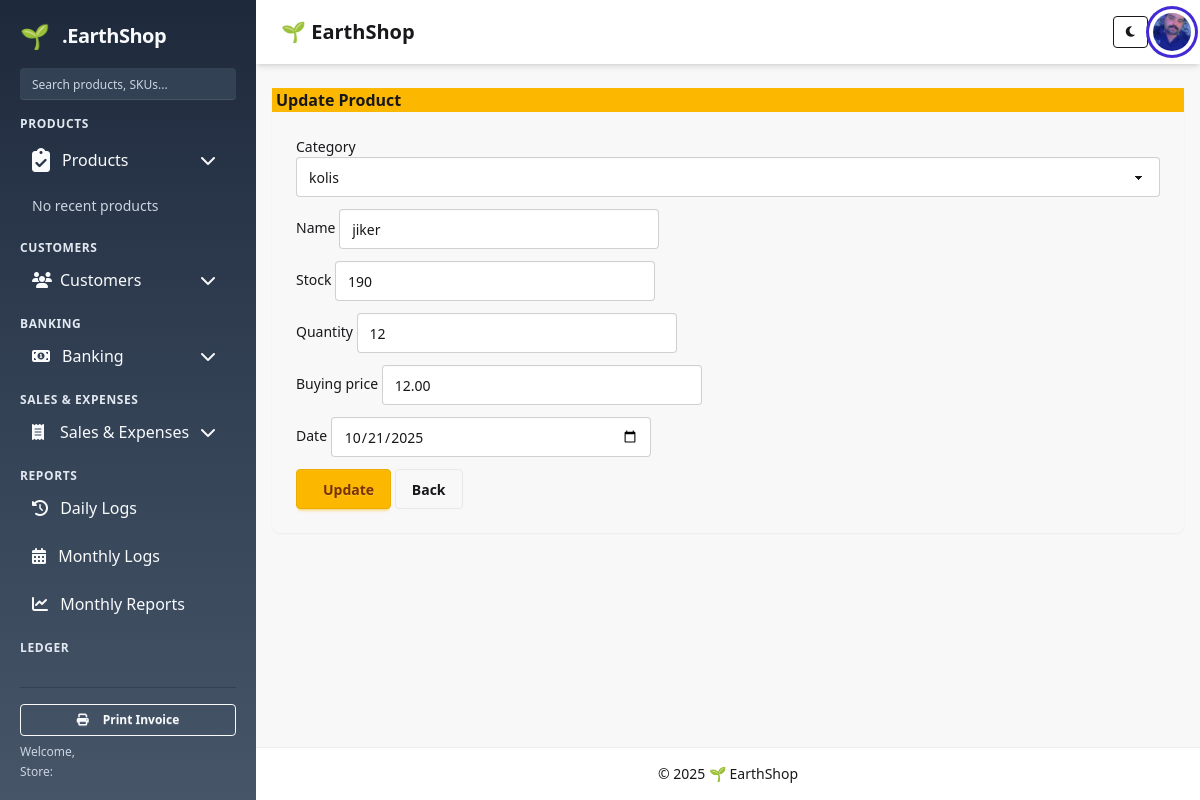
Page /products/update/1/ on the earlier database version.
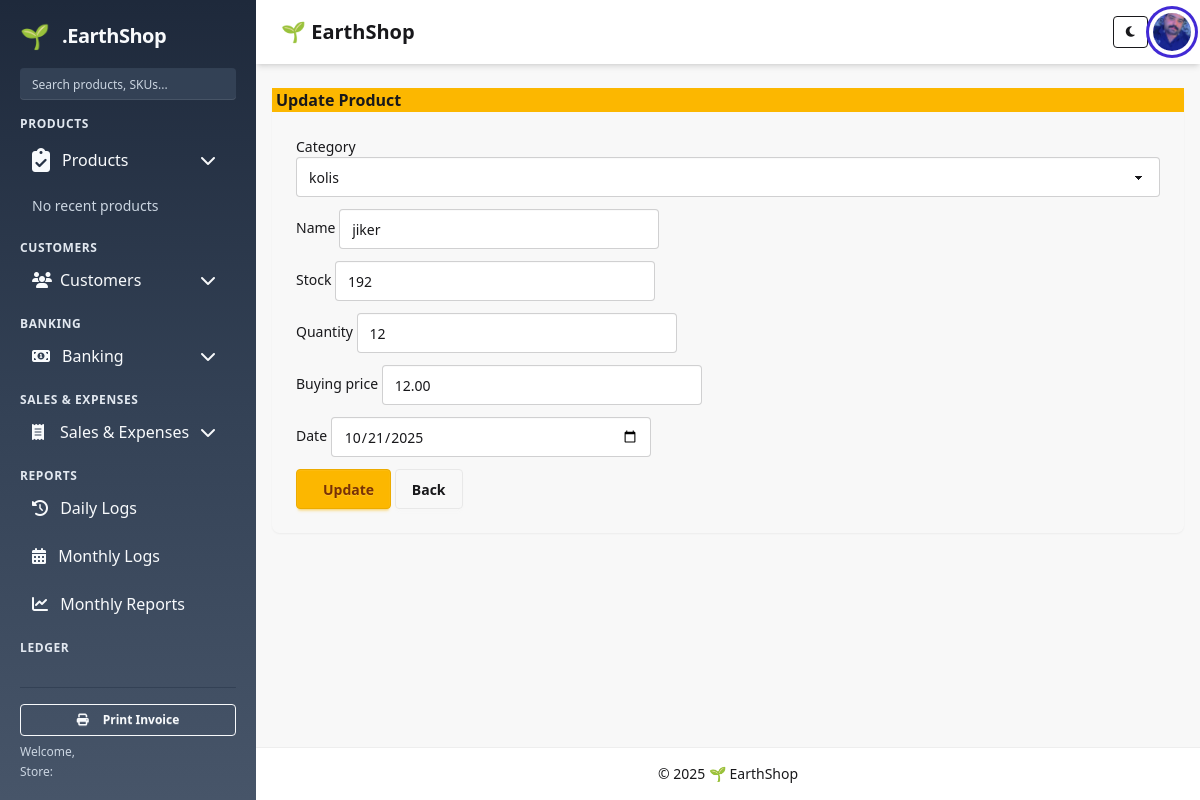
Same page on the later database version.
### products/models.py (models this page shows, shortened)
class Product(models.Model):
    category = models.ForeignKey(Category, on_delete=models.CASCADE)
    name = models.CharField(max_length=200)
    stock = models.IntegerField(default=0)
    quantity = models.IntegerField(default=0)
    buying_price = models.DecimalField(max_digits=10, decimal_places=2)
    date = models.DateField(default=timezone.now, null=True, blank=True)

### products/views.py (the view)
# urls.py: path('update/<int:pk>/', views.update_product, name='update_product'),
def update_product(request, pk):
    product = get_object_or_404(Product, pk=pk)
    if request.method == "POST":
        form = ProductForm(request.POST, instance=product)
        if form.is_valid():
            form.save()
            return redirect('products:product_list')
    else:
        form = ProductForm(instance=product)
    return render(request, 'products/update_product.html', {'form': form})

### products/forms.py
class ProductForm(forms.ModelForm):
    class Meta:
        model = Product
        fields = [
            'category', 'name', 'stock', 'quantity',
            'buying_price',  'date'
        ]
        widgets = {
            'category': forms.Select(attrs={'class': 'select select-bordered w-full'}),
            'name': forms.TextInput(attrs={'class': 'input input-bordered', 'placeholder': 'Product name'}),
            'stock': forms.NumberInput(attrs={'class': 'input input-bordered', 'min': '0'}),
            'quantity': forms.NumberInput(attrs={'class': 'input input-bordered', 'min': '0'}),
            'buying_price': forms.NumberInput(attrs={'class': 'input input-bordered', 'step': '0.01', 'min': '0'}),
            'date': forms.DateInput(attrs={'type': 'date', 'class': 'input input-bordered'}),
        }

### products/models.py (called while the page is built)
    def __str__(self):
        return self.name

### templates/products/update_product.html (shortened to what this page needs)
{% extends "base.html" %}
{% block content %}
<div class="card shadow-sm">
  <div class="card-header bg-warning">
    <strong> Update Product</strong>
  </div>
  <div class="card-body">
    <form method="post" enctype="multipart/form-data">
      {% for field in form %}
        <div class="mb-3">
          <label class="form-label">{{ field.label }}</label>
          {{ field }}
        </div>
      {% endfor %}
      <div class="d-flex gap-2">
        <button class="btn btn-warning" type="submit"> Update</button>
        <a class="btn btn-outline-secondary" href="{% url 'products:list' %}">Back</a>
      </div>
    </form>
  </div>
</div>
{% endblock %}

Differences in the rows shown:
changed Product "kolis": stock "190" → "192"
